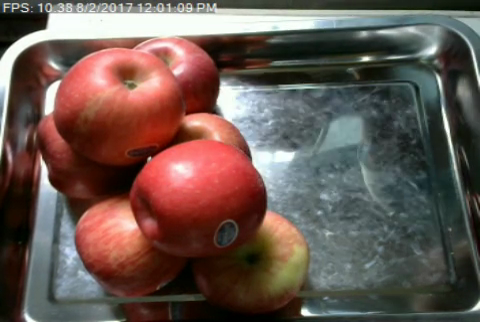
#> input picture ds/img/A_Apple 102.png, 480 x 322 px, found by its file name; its folder holds only this picture in this run
$ jupyter execute --allow-errors MVP_teste.ipynb   (shell and % lines are left out)
#> lines starting #> are read from the running program, lines starting #| are printed output that depends on the picture
<a href="https://colab.research.google.com/github/marcospaulofg/Data-Science/blob/main/MVP_teste.ipynb" target="_parent"></a>

#> (a cell that did not finish here is left out)

#> (a cell that did not finish here is left out)

[cell 3]
#importar bibliotecas necessárias

import os  # biblioteca para manipular arquivos/pastas/caminhos do sistema operacional
import numpy as np  # biblioteca para manipular números
import cv2  # biblioteca para processamento de imagens
from sklearn.model_selection import train_test_split  # biblioteca para fazer o holdout dos dados (dividir entre conjunto de treino e teste)

[cell 4]
# Defina o diretório de onde as imagens foram baixadas
dataset_dir = 'https://github.com/marcospaulofg/Data-Science/tree/main/ds/img'  # caminho do dataset

# Função para carregar as imagens
def load_images(dataset_dir):
    images = []  # cria uma lista vazia para armazenar as imagens
    labels = []  # cria uma lista vazia para armazenar o nome correspondente a cada imagem

    # Percorre os diretórios e carrega as imagens
    for arq in os.listdir(dataset_dir):  # para cada arquivo no caminho do dataset faça:
      img_path = os.path.join(dataset_dir, arq)  # img_patch é o caminho completo de cada arquivo
      img = cv2.imread(img_path)  # lê cada imagem com o cv2
#> img is the input picture: shape (322, 480, 3); mean B, G, R 80.2, 87, 104.8
      img = cv2.resize(img, (224, 224))  # Redimensiona as imagens para 224x224
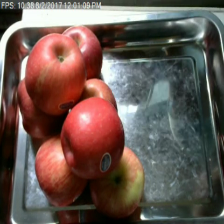
#> img: shape (224, 224, 3); mean B, G, R 80.1, 86.9, 104.7
      img = img / 255.0  # Normaliza a imagem para a faixa [0, 1]
      images.append(img)  # adiciona cada imagem na lista imagens
      labels.append(arq)  # adiciona cada nome de arquivo na lista de labels

    return np.array(images), np.array(labels)


$ run again, on ds/img/A_Apple 403.png
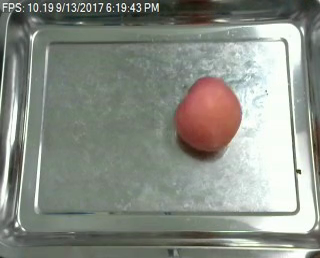
#> input picture ds/img/A_Apple 403.png, 320 x 258 px, found by its file name
#> in load_images, img is the input picture: shape (258, 320, 3); mean B, G, R 132.7, 141.1, 136.4
#> in load_images, `img = cv2.resize(img, (224, 224))`:
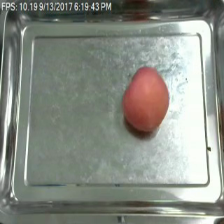
#> img: shape (224, 224, 3); mean B, G, R 132.6, 141, 136.3

$ run again, on ds/img/A_Apple 532.png
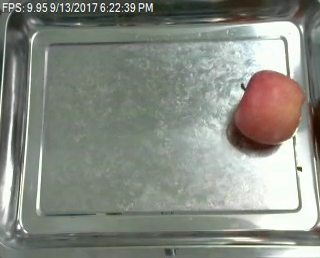
#> input picture ds/img/A_Apple 532.png, 320 x 258 px, found by its file name
#> in load_images, img is the input picture: shape (258, 320, 3); mean B, G, R 130.3, 139.1, 135
#> in load_images, `img = cv2.resize(img, (224, 224))`:
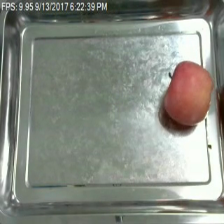
#> img: shape (224, 224, 3); mean B, G, R 130.1, 139, 134.8

$ run again, on ds/img/A_Apple 223.png
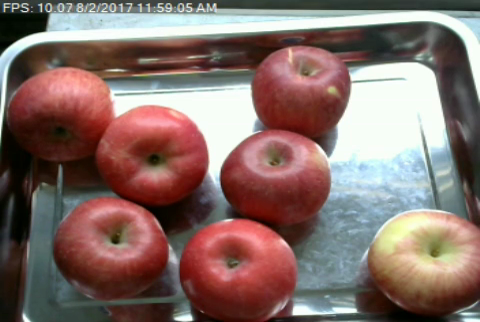
#> input picture ds/img/A_Apple 223.png, 480 x 322 px, found by its file name
#> in load_images, img is the input picture: shape (322, 480, 3); mean B, G, R 104.8, 110.2, 132.8
#> in load_images, `img = cv2.resize(img, (224, 224))`:
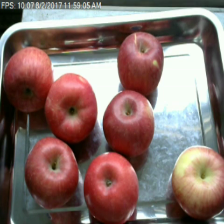
#> img: shape (224, 224, 3); mean B, G, R 104.7, 110.1, 132.6
